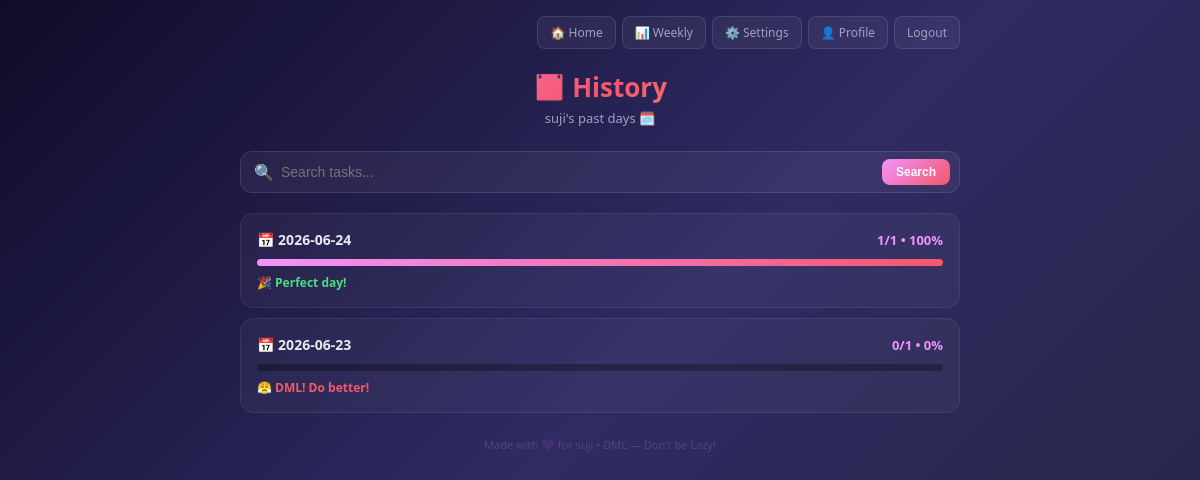
The app's page /history (signed in), older data.
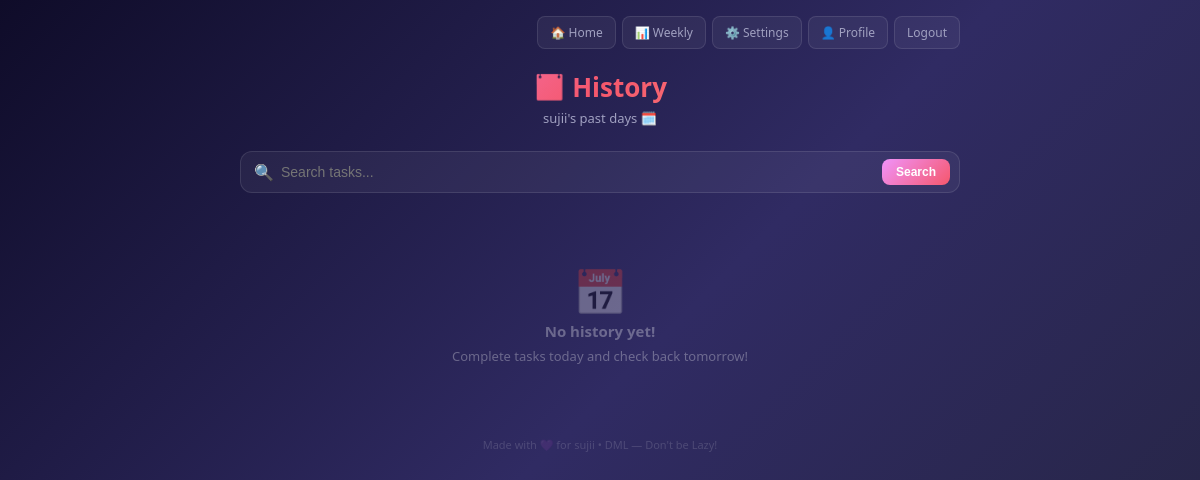
The same page, newer data.
### tables this page shows
CREATE TABLE users (
        id INTEGER PRIMARY KEY AUTOINCREMENT,
        name TEXT NOT NULL,
        email TEXT UNIQUE NOT NULL,
        password TEXT NOT NULL
    );

CREATE TABLE tasks (
        id INTEGER PRIMARY KEY AUTOINCREMENT,
        user_id INTEGER NOT NULL,
        name TEXT NOT NULL,
        start_time TEXT,
        end_time TEXT,
        is_routine INTEGER DEFAULT 0,
        done INTEGER DEFAULT 0,
        task_date TEXT NOT NULL,
        notes TEXT DEFAULT ''
    );

### app.py (the view)
@app.route('/history')
@login_required
def history():
    conn = get_db()
    today = str(date.today())
    search = request.args.get('search', '')
    if search:
        days = conn.execute(
            '''SELECT task_date, COUNT(*) as total, SUM(done) as done
               FROM tasks WHERE user_id=? AND task_date != ? AND name LIKE ?
               GROUP BY task_date ORDER BY task_date DESC''',
            (current_user.id, today, f'%{search}%')
        ).fetchall()
        tasks = conn.execute(
            'SELECT * FROM tasks WHERE user_id=? AND name LIKE ? ORDER BY task_date DESC',
            (current_user.id, f'%{search}%')
        ).fetchall()
    else:
        days = conn.execute(
            'SELECT task_date, COUNT(*) as total, SUM(done) as done FROM tasks WHERE user_id=? AND task_date != ? GROUP BY task_date ORDER BY task_date DESC',
            (current_user.id, today)
        ).fetchall()
        tasks = []
    conn.close()
    return render_template('history.html', days=days, user=current_user, search=search, tasks=tasks)

### app.py (called while the page is built)
def get_db():
    conn = sqlite3.connect('tasks.db')
    conn.row_factory = sqlite3.Row
    return conn

@login_manager.user_loader
def load_user(user_id):
    conn = get_db()
    user = conn.execute('SELECT * FROM users WHERE id=?', (user_id,)).fetchone()
    conn.close()
    if user:
        return User(user['id'], user['name'], user['email'])
    return None

### templates/history.html (shortened to what this page needs)
<!DOCTYPE html>
<html lang="en">
<head>
</head>
<body>
<div class="container">
    <div class="nav">
        <a href="/" class="nav-btn">🏠 Home</a>
        <a href="/weekly" class="nav-btn">📊 Weekly</a>
        <a href="/settings" class="nav-btn">⚙️ Settings</a>
        <a href="/profile" class="nav-btn">👤 Profile</a>
        <a href="/logout" class="nav-btn">Logout</a>
    </div>
    <div class="header">
        <h1>📅 History</h1>
        <p class="subtitle">{{ user.name }}'s past days 🗓️</p>
    </div>
    <form action="/history" method="GET" class="search-wrap">
        <span class="search-icon">🔍</span>
        <input type="text" name="search" placeholder="Search tasks..." value="{{ search }}">
        <button type="submit" class="search-btn">Search</button>
    </form>
    {% if search %}
        <p style="font-size:13px; color:#a0a0c0; margin-bottom:12px;">
            Results for "<span style="color:#f093fb;">{{ search }}</span>" — {{ tasks|length }} found
        </p>
        {% if tasks %}
        <div class="search-results">
            {% for task in tasks %}
            <div class="result-item {% if task.done %}done{% endif %}">
                <span class="result-status">{% if task.done %}✅{% else %}⏳{% endif %}</span>
                <div style="flex:1;">
                    <p class="result-name {% if task.done %}done{% endif %}">{{ task.name }}</p>
                    {% if task.start_time %}
                    <p style="font-size:11px; color:#60a5fa; margin-top:2px;">⏰ {{ task.start_time }}{% if task.end_time %} – {{ task.end_time }}{% endif %}</p>
                    {% endif %}
                    {% if task.notes %}
                    <p style="font-size:11px; color:#a0a0c0; margin-top:2px;">📝 {{ task.notes }}</p>
                    {% endif %}
                </div>
                <span class="result-date">{{ task.task_date }}</span>
            </div>
            {% endfor %}
        </div>
        {% else %}
        <div class="empty">
            <div style="font-size:40px;">🔍</div>
            <p style="font-weight:700; margin-top:12px;">No tasks found!</p>
            <p style="font-size:13px; margin-top:6px;">Try a different search term</p>
        </div>
        {% endif %}
    {% else %}
        {% if days %}
            {% for day in days %}
            {% set percent = ((day.done / day.total) * 100)|int if day.total > 0 else 0 %}
            <div class="day-card">
                <div class="day-top">
                    <p class="day-date">📅 {{ day.task_date }}</p>
                    <span class="day-count">{{ day.done }}/{{ day.total }} • {{ percent }}%</span>
                </div>
                <div class="progress-bar">
                    <div class="progress-fill" style="width:{{ percent }}%"></div>
                </div>
                <p class="day-msg" style="color:{% if percent == 100 %}#4ade80{% elif percent >= 50 %}#fda085{% else %}#f5576c{% endif %};">
                    {% if percent == 100 %}🎉 Perfect day!
                    {% elif percent >= 50 %}💪 Good effort!
                    {% else %}😤 DML! Do better!{% endif %}
                </p>
            </div>
            {% endfor %}
        {% else %}
        <div class="empty">
            <div style="font-size:44px;">📅</div>
            <p style="font-weight:700; font-size:15px;">No history yet!</p>
            <p style="font-size:13px; margin-top:6px;">Complete tasks today and check back tomorrow!</p>
        </div>
        {% endif %}
    {% endif %}
    <p class="footer">Made with 💜 for {{ user.name }} • DML — Don't be Lazy!</p>
</div>
</body>
</html>

### templates/history.html (style rules this page uses)
* { margin: 0; padding: 0; box-sizing: border-box; }
body { min-height: 100vh; background: linear-gradient(135deg, #0f0c29, #302b63, #24243e); color: #e8e8f0; font-family: 'Segoe UI', sans-serif; padding: 16px; }
.container { max-width: 720px; margin: 0 auto; }
.header { text-align: center; margin-bottom: 24px; }
h1 { font-size: 26px; background: linear-gradient(135deg, #f093fb, #f5576c, #fda085); -webkit-background-clip: text; -webkit-text-fill-color: transparent; font-weight: 900; }
.subtitle { color: #a0a0c0; font-size: 13px; margin-top: 4px; }
.nav { display: flex; gap: 6px; margin-bottom: 20px; flex-wrap: wrap; justify-content: flex-end; }
.nav-btn { background: rgba(255,255,255,0.05); border: 1px solid rgba(255,255,255,0.1); color: #a0a0c0; padding: 7px 12px; border-radius: 8px; cursor: pointer; font-size: 12px; text-decoration: none; }
.search-wrap { margin-bottom: 20px; position: relative; }
.search-wrap input { width: 100%; padding: 12px 16px 12px 40px; border-radius: 12px; border: 1px solid rgba(255,255,255,0.1); background: rgba(255,255,255,0.05); color: #e8e8f0; font-size: 14px; outline: none; }
.search-icon { position: absolute; left: 14px; top: 50%; transform: translateY(-50%); color: #7c7c99; font-size: 16px; }
.search-btn { position: absolute; right: 10px; top: 50%; transform: translateY(-50%); background: linear-gradient(135deg, #f093fb, #f5576c); border: none; color: white; padding: 6px 14px; border-radius: 8px; cursor: pointer; font-size: 12px; font-weight: 700; }
.empty { text-align: center; padding: 48px 20px; color: rgba(255,255,255,0.3); }
.footer { text-align: center; color: rgba(255,255,255,0.15); font-size: 11px; margin-top: 24px; }

Row changes from the older to the newer data that the page shows:
removed tasks: task_date "2026-06-24", done "1", total "1", percent "100", shows "🎉 Perfect day!"
removed tasks: task_date "2026-06-23", done "0", total "1", percent "0", shows "😤 DML! Do better!"
changed users: name "suji" → "sujii"
Text that changed along with them:
text now shown: "📅 No history yet! Complete tasks today and check back tomorrow!"
